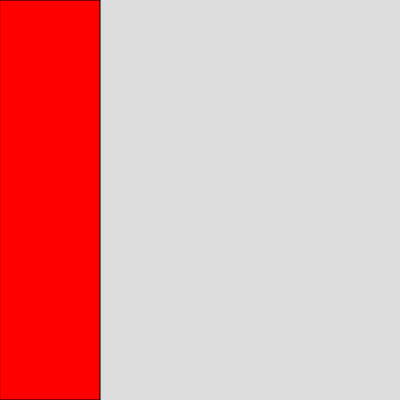
Frame 1 (no input)
Frame 60 (no input): identical to frame 1, image omitted
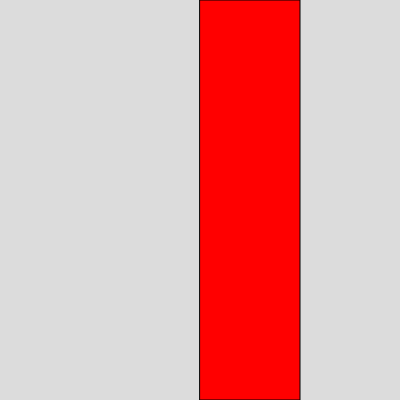
Frame 120 (the mouse pressed at the canvas centre since frame 60)

The p5.js sketch that drew these frames (run headless with seeded random() and noise() and a simulated clock; from frame 60 on, the mouse is pressed at the canvas centre):

// p5.js sketch
// ── sketch.js
function setup() {
  createCanvas(400, 400);
}

function draw() {
  background(220);
  
  fill(255,0,0)
  
  if (mouseX < width/4) {
    rect(0, 0, width / 4, height);
  } else if (mouseX < width/4 * 2) {
    rect(width / 4, 0, width / 4, height)
  } else if (width/4 * 3, 0, width / 4, height) {
    rect(width / 4*2, 0, width / 4, height)
    }
  else {
    rect(width/4*3, 0, width / 4, height);
  }
}
